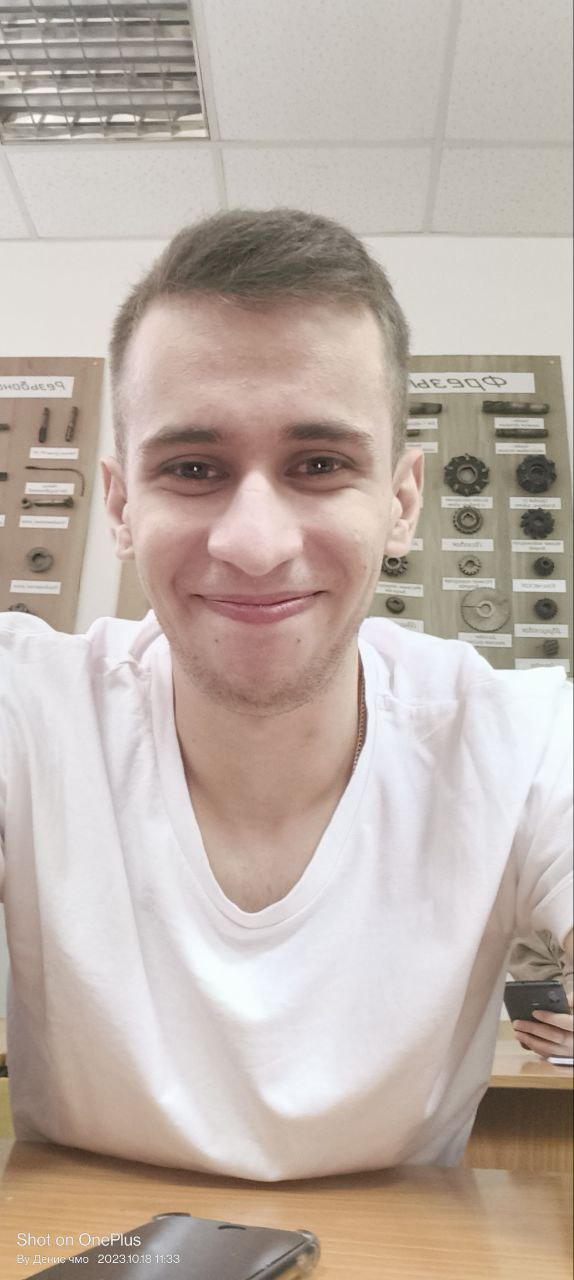
#> input picture makar.jpg, 574 x 1280 px
$ python rotate_save_to_ASII.py
#> lines starting #> are read from the running program, lines starting #| are printed output that depends on the picture
from PIL import Image
import os

def rotate_and_save_to_ascii(image_path, output_folder, rotation_degrees):
#> called with image_path = 'makar.jpg', output_folder = './test'
    try:
        # Открываем изображение
        img = Image.open(image_path)
#> img is the input picture: PIL image 574x1280 RGB; mean R, G, B 189.9, 176.7, 168

        for degree in rotation_degrees:
            # Создаем новую копию изображения для каждого угла поворота
            rotated_img = img.rotate(degree)

            # Конвертируем изображение в ASCII-графику
            ascii_img = image_to_ascii(rotated_img)

            # Генерируем имя файла на основе угла поворота
            output_path = os.path.join(output_folder, f"output_{degree}deg.txt")

            # Сохраняем ASCII-графику в текстовом файле
            with open(output_path, "w") as text_file:
                text_file.write(ascii_img)

            print(f"ASCII-изображение сохранено в текстовый файл: {output_path}")
#> this loop made 1 pass
#> pass 1, in rotate_and_save_to_ascii, `rotated_img = img.rotate(degree)`:
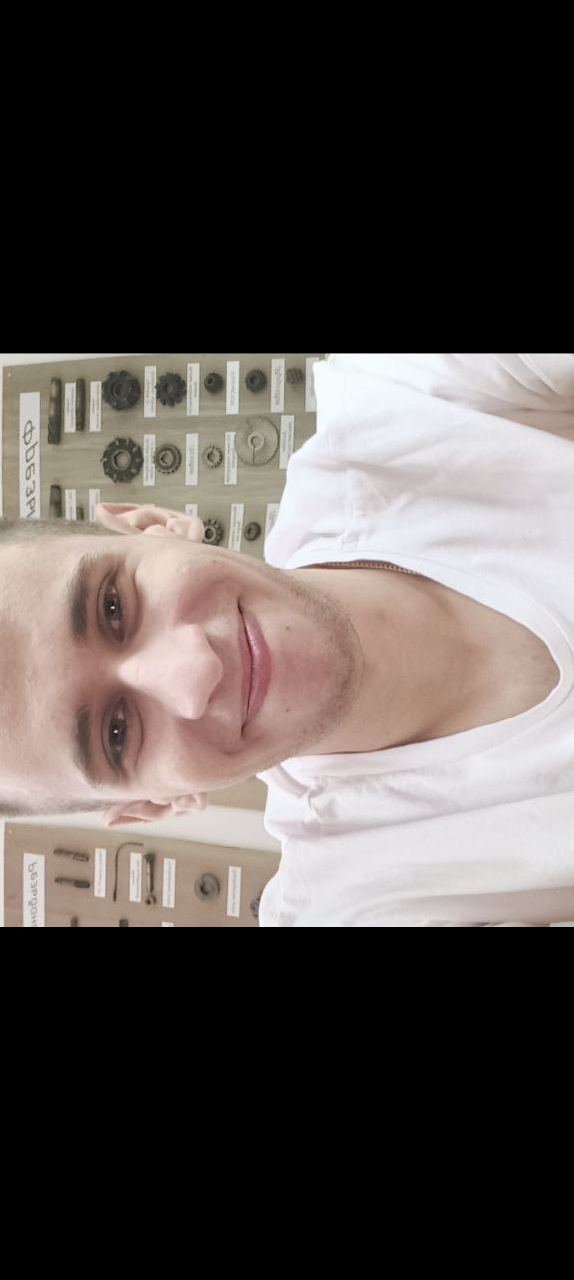
#> rotated_img: PIL image 574x1280 RGB; mean R, G, B 86.6, 80, 77.1
    except Exception as e:
        print(f"Ошибка: {str(e)}")

def image_to_ascii(img):
    ascii_chars = "@%#*+=-:. "  # Символы, используемые для создания ASCII-изображения
    ascii_img = ""

    for y in range(img.height):
        for x in range(img.width):
            pixel_value = img.getpixel((x, y))
            ascii_img += ascii_chars[pixel_value // 25]

        ascii_img += "\n"

    return ascii_img

if __name__ == "__main__":
    input_image_path = "makar.jpg"  # Замените на путь к вашему изображению
    output_folder = "./test"  # Папка для сохранения ASCII-изображений
    rotation_degrees = [90, 180, 270]  # Углы поворота (в градусах)

    # Создаем папку для сохранения ASCII-изображений, если она не существует
    if not os.path.exists(output_folder):
        os.mkdir(output_folder)

    rotate_and_save_to_ascii(input_image_path, output_folder, rotation_degrees)
